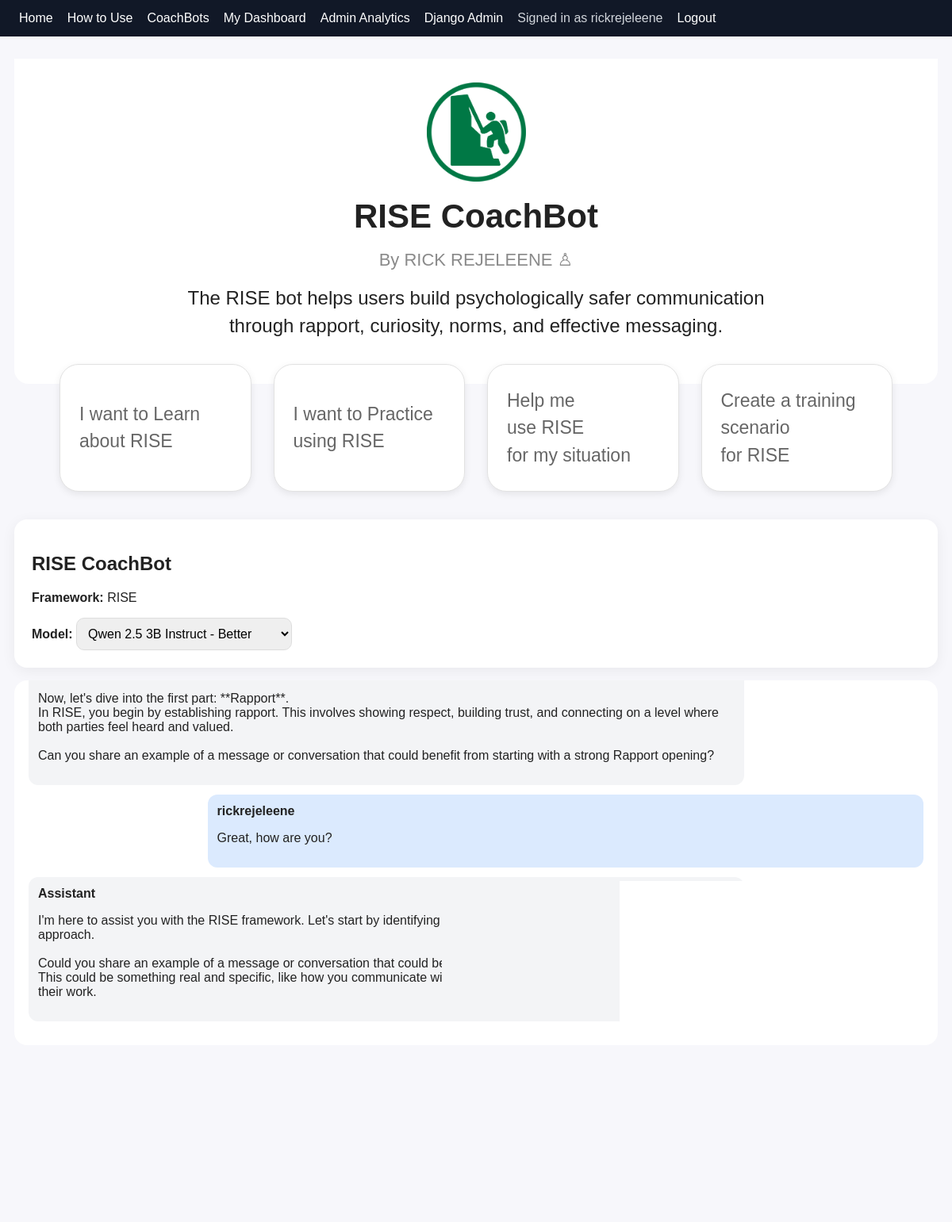
Screenshot of /chat/42/ (signed in) with the database file from the repository.
### conversations/models.py (models this page shows, shortened)
class Conversation(models.Model):
    user = models.ForeignKey(
        settings.AUTH_USER_MODEL,
        on_delete=models.CASCADE,
        null=True,
        blank=True,
    )
    guest_name = models.CharField(
        max_length=150,
        blank=True,
    )
    visitor_id = models.CharField(
        max_length=64,
        blank=True,
        db_index=True,
        help_text=(
            "Anonymous browser identifier used to recognize "
            "repeat guest users."
        ),
    )
    chatbot = models.ForeignKey(
        Chatbot,
        on_delete=models.PROTECT,
    )
    model = models.ForeignKey(
        OllamaModel,
        on_delete=models.PROTECT,
        null=True,
        blank=True,
    )
    title = models.CharField(
        max_length=200,
        default="New conversation",
    )
    created_at = models.DateTimeField(
        auto_now_add=True,
    )
    updated_at = models.DateTimeField(
        auto_now=True,
    )
    session_started_at = models.DateTimeField(
        default=timezone.now,
        editable=False,
        help_text="Time the CoachBot session began.",
    )
    session_ended_at = models.DateTimeField(
        null=True,
        blank=True,
        help_text="Time the participant ended the CoachBot session.",
    )
    active_seconds = models.PositiveIntegerField(
        default=0,
        help_text=(
            "Approximate active time spent using this conversation, "
            "measured in seconds."
        ),
    )
    last_activity_at = models.DateTimeField(
        null=True,
        blank=True,
        help_text="Most recent recorded active-use heartbeat.",
    )
    class Meta:
        ordering = ["-updated_at"]

class Message(models.Model):
    ROLE_CHOICES = [
        ("user", "User"),
        ("assistant", "Assistant"),
        ("system", "System"),
    ]
    conversation = models.ForeignKey(
        Conversation,
        related_name="messages",
        on_delete=models.CASCADE,
    )
    role = models.CharField(
        max_length=20,
        choices=ROLE_CHOICES,
    )
    content = models.TextField()
    model_name = models.CharField(
        max_length=100,
        blank=True,
    )
    created_at = models.DateTimeField(
        auto_now_add=True,
    )
    class Meta:
        ordering = ["created_at"]

### bots/models.py (models this page shows, shortened)
class Chatbot(models.Model):
    name = models.CharField(max_length=120, unique=True)
    framework = models.CharField(max_length=80)
    description = models.TextField()
    system_prompt = models.TextField()
    is_active = models.BooleanField(default=True)

class OllamaModel(models.Model):
    name = models.CharField(max_length=100, unique=True)
    display_name = models.CharField(max_length=120)
    description = models.TextField(blank=True)
    is_active = models.BooleanField(default=True)

### conversations/views.py (the view)
def chat_detail(request, conversation_id):
    conversation = get_conversation_for_request(
        request,
        conversation_id,
    )
    if conversation is None:
        return redirect_to_guest_name(request)
    models = (
        OllamaModel.objects
        .filter(is_active=True)
        .order_by("id")
    )
    messages = conversation.messages.order_by(
        "created_at"
    )
    feedback_submitted = (
        CoachbotFeedback.objects
        .filter(conversation=conversation)
        .exists()
    )
    return render(
        request,
        "conversations/chat.html",
        {
            "conversation": conversation,
            "models": models,
            "messages": messages,
            "feedback_submitted": feedback_submitted,
        },
    )

### conversations/views.py (called while the page is built, shortened)
def get_conversation_for_request(request, conversation_id):
    if request.user.is_authenticated:
        return get_object_or_404(
            Conversation,
            id=conversation_id,
            user=request.user,
        )

### templates/conversations/chat.html (shortened to what this page needs)
{% extends "base.html" %}
{% load static %}
{% block content %}
<div class="bot-hero">
  {% if "Conflict" in conversation.chatbot.name %}
    <img
      src="{% static 'img/conflict-coachbot-logo.png' %}"
      class="bot-logo"
      alt="Conflict CoachBot Logo"
    >
  {% elif "RISE" in conversation.chatbot.name %}
    <img
      src="{% static 'img/RISE.png' %}"
      class="bot-logo"
      alt="RISE CoachBot Logo"
    >
  {% elif "DESC" in conversation.chatbot.name %}
    <img
      src="{% static 'img/DESC.png' %}"
      class="bot-logo"
      alt="DESC CoachBot Logo"
    >
  {% elif "SEA" in conversation.chatbot.name %}
    <img
      src="{% static 'img/SEA.png' %}"
      class="bot-logo"
      alt="SEA CoachBot Logo"
    >
  {% elif "PAUSE" in conversation.chatbot.name %}
    <img
      src="{% static 'img/PAUSE.png' %}"
      class="bot-logo"
      alt="PAUSE CoachBot Logo"
    >
  {% endif %}
  <h1>{{ conversation.chatbot.name }}</h1>
  <p class="byline">
    By RICK REJELEENE ♙
  </p>
  {% if "Conflict" in conversation.chatbot.name %}
    <p class="bot-description">
      The conflict bot will help you work through complex conflicts by
      focusing on interests and practical relationship repair steps.
    </p>
  {% elif "RISE" in conversation.chatbot.name %}
    <p class="bot-description">
      The RISE bot helps users build psychologically safer communication
      through rapport, curiosity, norms, and effective messaging.
    </p>
  {% elif "DESC" in conversation.chatbot.name %}
    <p class="bot-description">
      The DESC bot helps you prepare assertive conversations using
      Describe, Express, Specify, and Consequences.
    </p>
  {% elif "PAUSE" in conversation.chatbot.name %}
    <p class="bot-description">
      The PAUSE bot helps you slow down, listen, regulate emotion, and
      respond with curiosity.
    </p>
  {% elif "SEA" in conversation.chatbot.name %}
    <p class="bot-description">
      The SEA bot helps users clearly state a concern, explain the reason
      or impact, and ask an open-ended question.
    </p>
  {% endif %}
</div>
<div class="starter-grid">
  {% if "Conflict" in conversation.chatbot.name %}
    <button
      type="button"
      class="starter-card"
      onclick="sendStarter('I want to Learn about Conflict Transformation')"
    >
      I want to Learn<br>
      about Conflict<br>
      Transformation
    </button>
    <button
      type="button"
      class="starter-card"
      onclick="sendStarter('I want to Practice using Conflict Transformation')"
    >
      I want to Practice<br>
      using Conflict<br>
      Transformation
    </button>
    <button
      type="button"
      class="starter-card"
      onclick="sendStarter('Help me use Conflict Transformation for my situation')"
    >
      Help me<br>
      use Conflict<br>
      Transformation for...
    </button>
    <button
      type="button"
      class="starter-card"
      onclick="sendStarter('Create a training scenario for Conflict Transformation')"
    >
      Create a training<br>
      scenario<br>
      for Conflict...
    </button>
  {% elif "RISE" in conversation.chatbot.name %}
    <button
      type="button"
      class="starter-card"
      onclick="sendStarter('I want to Learn about RISE')"
    >
      I want to Learn<br>
      about RISE
    </button>
    <button
      type="button"
      class="starter-card"
      onclick="sendStarter('I want to Practice using RISE')"
    >
      I want to Practice<br>
      using RISE
    </button>
    <button
      type="button"
      class="starter-card"
      onclick="sendStarter('Help me use RISE for my situation')"
    >
      Help me<br>
      use RISE<br>
      for my situation
    </button>
    <button
      type="button"
      class="starter-card"
      onclick="sendStarter('Create a training scenario for RISE')"
    >
      Create a training<br>
      scenario<br>
      for RISE
    </button>
  {% endif %}
</div>
<div class="card">
  <h2>{{ conversation.chatbot.name }}</h2>
  <p>
    <strong>Framework:</strong>
    {{ conversation.chatbot.framework }}
  </p>
  <label for="model_id">
    <strong>Model:</strong>
  </label>
  <select id="model_id">
    {% for model in models %}
      {% if model.is_active %}
        <option
          value="{{ model.id }}"
          {% if conversation.model_id == model.id %}selected{% endif %}
        >
          {{ model.display_name }}
        </option>
      {% endif %}
    {% endfor %}
  </select>
</div>
<div class="chat-box" id="chatBox">
  {% for message in messages %}
    <div class="msg {{ message.role }}">
      <strong>
        {% if message.role == "user" %}
          {% if user.is_authenticated %}
            {{ user.username }}
          {% else %}
            {{ request.session.guest_name|default:"Guest" }}
          {% endif %}
        {% else %}
          Assistant
        {% endif %}
      </strong>
      <p>{{ message.content|linebreaksbr }}</p>
    </div>
  {% endfor %}
</div>
<div class="card">
  <form id="chatForm">
    <textarea
      id="messageInput"
      rows="3"
      style="width: 100%;"
      placeholder="Type your message..."
      aria-label="Message"
    ></textarea>
    <br><br>
    <div class="chat-actions">
      <button
        type="submit"
        id="sendButton"
      >
      </button>
      <button
        type="button"
        id="endConversationButton"
        class="end-conversation-button"
      >
      </button>
    </div>
  </form>
</div>
{% endblock %}

### templates/base.html (shortened to what this page needs)
<!doctype html>
<html lang="en">
<head>
</head>
<body>
  <nav>
    <a href="/">Home</a>
    <a href="/how-to-use/">How to Use</a>
    <a href="/bots/">CoachBots</a>
    {% if user.is_authenticated %}
      <a href="/chat/dashboard/">My Dashboard</a>
    {% endif %}
    {% if user.is_staff %}
      <a href="/analytics/admin-dashboard/">
        Admin Analytics
      </a>
      <a href="/admin/">
        Django Admin
      </a>
    {% endif %}
    {% if user.is_authenticated %}
      <span>
        Signed in as {{ user.username }}
      </span>
      <form
        method="post"
        action="{% url 'logout' %}"
        class="logout-form"
      >
        <button
          type="submit"
          class="logout-button"
        >
          Logout
        </button>
      </form>
    {% endif %}
  </nav>
  <main class="container">
    {% block content %}{% endblock %}
  </main>
</body>
</html>

### templates/base.html (style rules this page uses)
*, *::before, *::after { box-sizing: border-box; }
body { font-family: Arial, sans-serif; margin: 0; background: #f7f7fb; color: #222; }
nav { background: #111827; color: white; padding: 14px 24px; display: flex; align-items: center; gap: 18px; flex-wrap: wrap; }
nav a { color: white; text-decoration: none; }
nav span { color: #d1d5db; }
.logout-form { display: inline; margin: 0; }
.logout-button { background: none; border: none; border-radius: 0; color: white; padding: 0; font: inherit; cursor: pointer; text-decoration: none; }
.container { width: 100%; max-width: 1200px; margin: 28px auto; padding: 0 18px; }
.card { background: white; border-radius: 16px; padding: 22px; margin: 16px 0; box-shadow: 0 4px 18px rgba(0, 0, 0, 0.06); }
button, .btn { background: #2563eb; color: white; border: 0; border-radius: 10px; padding: 10px 14px; text-decoration: none; cursor: pointer; font: inherit; }
select, input, textarea { padding: 10px; border: 1px solid #ddd; border-radius: 10px; font: inherit; }
textarea { resize: vertical; }
.chat-box { height: 460px; overflow: auto; background: white; border-radius: 16px; padding: 18px; }
.msg { margin: 12px 0; padding: 12px; border-radius: 12px; }
.user { background: #dbeafe; margin-left: 20%; }
.assistant { background: #f3f4f6; margin-right: 20%; }

### templates/conversations/chat.html (style rules this page uses)
.bot-hero { text-align: center; padding: 30px 20px 55px; background: white; border-radius: 0 0 18px 18px; }
.bot-logo { width: 125px; height: 125px; object-fit: contain; margin: 0 auto 20px; display: block; }
.bot-hero h1 { margin: 0; font-size: 42px; }
.byline { margin: 18px 0; color: #8a8a8a; font-size: 22px; }
.bot-description { max-width: 760px; margin: 0 auto; font-size: 24px; line-height: 1.45; }
.starter-grid { display: grid; grid-template-columns: repeat(4, minmax(0, 1fr)); gap: 28px; max-width: 1050px; margin: -25px auto 35px; }
.starter-card { min-height: 150px; padding: 28px 24px; border: 1px solid #e2e2e2; border-radius: 24px; background: white; box-shadow: 0 3px 10px rgba(0, 0, 0, 0.08); color: #666; font-size: 23px; line-height: 1.5; text-align: left; cursor: pointer; transition: transform 0.15s ease, box-shadow 0.15s ease, border-color 0.15s ease; }
.chat-box { scroll-behavior: smooth; }
.msg p { white-space: pre-wrap; overflow-wrap: anywhere; }
.chat-actions { display: flex; align-items: center; gap: 12px; flex-wrap: wrap; }
.end-conversation-button { background: #475569; }

### rows the page displays
Conversation: chatbot.name "RISE CoachBot", chatbot.framework "RISE", model.display_name "Qwen 2.5 3B Instruct - Better"
Message: content "Now, let's dive into the first part: **Rapport**. In RISE, you begin by establishing rapport. This involves showing respect, building trust, and connecting on a level where both parties feel heard and valued. Can you share an example of a message or conversation that could benefit from starting with a strong Rapport opening?"
Message: content "Great, how are you?"
Message: role "Assistant", content "I'm here to assist you with the RISE framework. Let's start by identifying a situation where you might need to use this approach. Could you share an example of a message or conversation that could benefit from starting with a strong Rapport opening? This could be something real and specific, like how you communicate with a colleague about project updates or feedback on their work."

### other values shown
{{ user.username }} "rickrejeleene"
